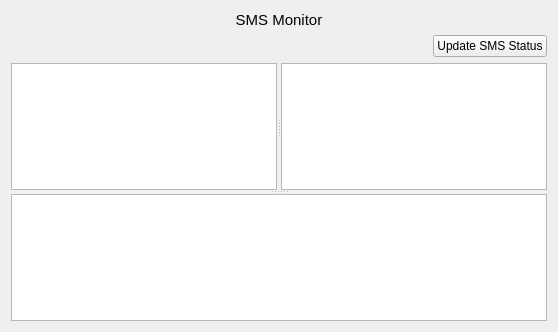
<?xml version="1.0" encoding="UTF-8"?>
<ui version="4.0">
 <class>SmsMonitor::SmsMonitorWidget</class>
 <widget class="QWidget" name="SmsMonitor::SmsMonitorWidget">
  <property name="geometry">
   <rect>
    <x>0</x>
    <y>0</y>
    <width>558</width>
    <height>332</height>
   </rect>
  </property>
  <property name="windowTitle">
   <string>Form</string>
  </property>
  <layout class="QGridLayout" name="gridLayout">
   <item row="0" column="0">
    <widget class="QLabel" name="label">
     <property name="text">
      <string>&lt;html&gt;&lt;head/&gt;&lt;body&gt;&lt;p&gt;&lt;span style=&quot; font-size:11pt;&quot;&gt;SMS Monitor&lt;/span&gt;&lt;/p&gt;&lt;/body&gt;&lt;/html&gt;</string>
     </property>
     <property name="alignment">
      <set>Qt::AlignCenter</set>
     </property>
    </widget>
   </item>
   <item row="1" column="0">
    <layout class="QHBoxLayout" name="horizontalLayout">
     <item>
      <spacer name="horizontalSpacer">
       <property name="orientation">
        <enum>Qt::Horizontal</enum>
       </property>
       <property name="sizeHint" stdset="0">
        <size>
         <width>328</width>
         <height>20</height>
        </size>
       </property>
      </spacer>
     </item>
     <item>
      <widget class="QPushButton" name="update_sms_staus_button">
       <property name="text">
        <string>Update SMS Status</string>
       </property>
      </widget>
     </item>
    </layout>
   </item>
   <item row="2" column="0">
    <widget class="QSplitter" name="splitter_2">
     <property name="orientation">
      <enum>Qt::Vertical</enum>
     </property>
     <widget class="QSplitter" name="middle_splitter">
      <property name="orientation">
       <enum>Qt::Horizontal</enum>
      </property>
      <widget class="QTreeView" name="repo_tree_view"/>
      <widget class="QTreeView" name="bunch_view">
       <property name="editTriggers">
        <set>QAbstractItemView::NoEditTriggers</set>
       </property>
       <property name="selectionMode">
        <enum>QAbstractItemView::ExtendedSelection</enum>
       </property>
       <property name="selectionBehavior">
        <enum>QAbstractItemView::SelectItems</enum>
       </property>
       <attribute name="headerVisible">
        <bool>false</bool>
       </attribute>
      </widget>
     </widget>
     <widget class="QTextEdit" name="message_text_edit">
      <property name="readOnly">
       <bool>true</bool>
      </property>
     </widget>
    </widget>
   </item>
  </layout>
 </widget>
 <resources/>
 <connections/>
</ui>
